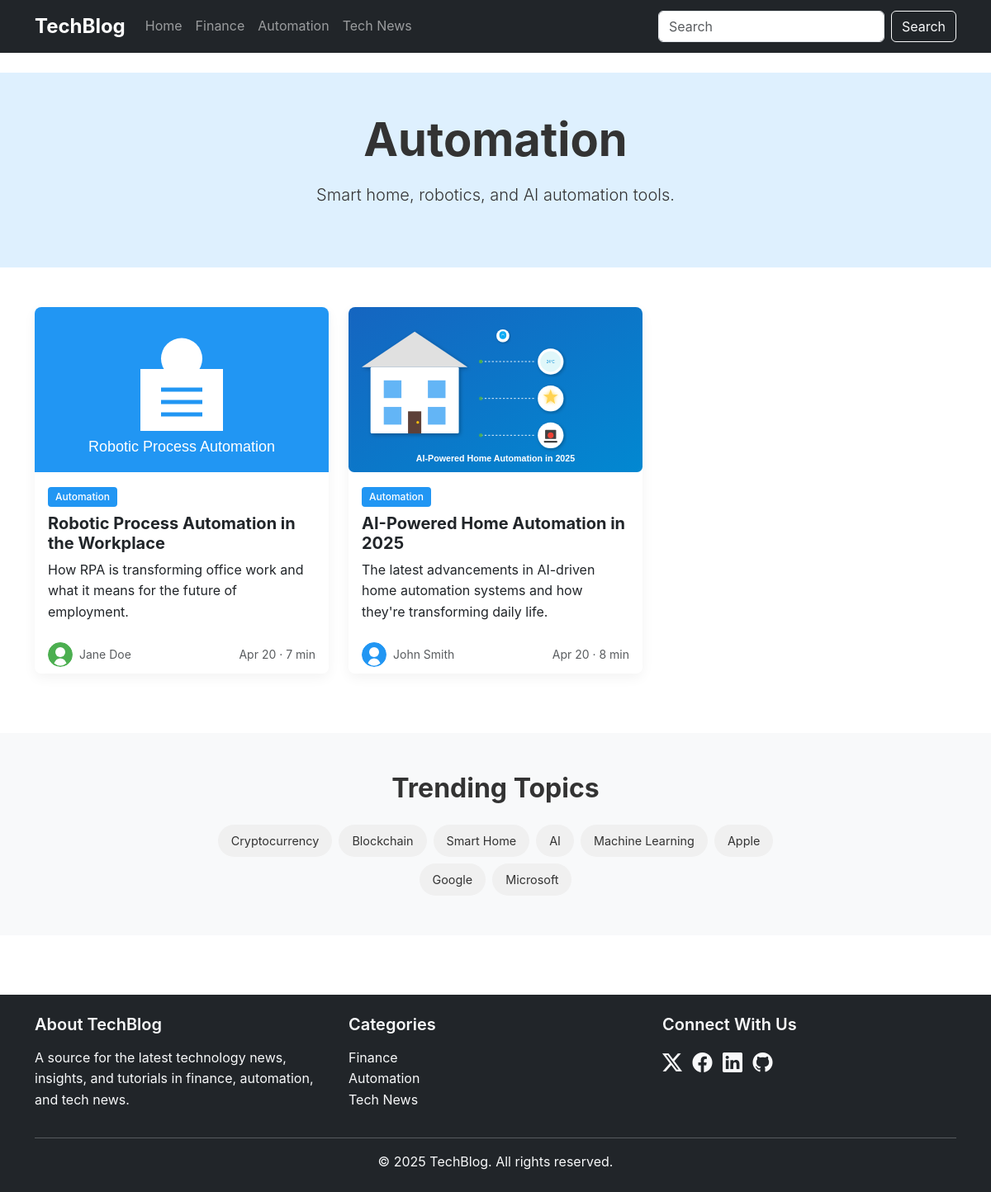
Page /category/automation on the earlier database version.
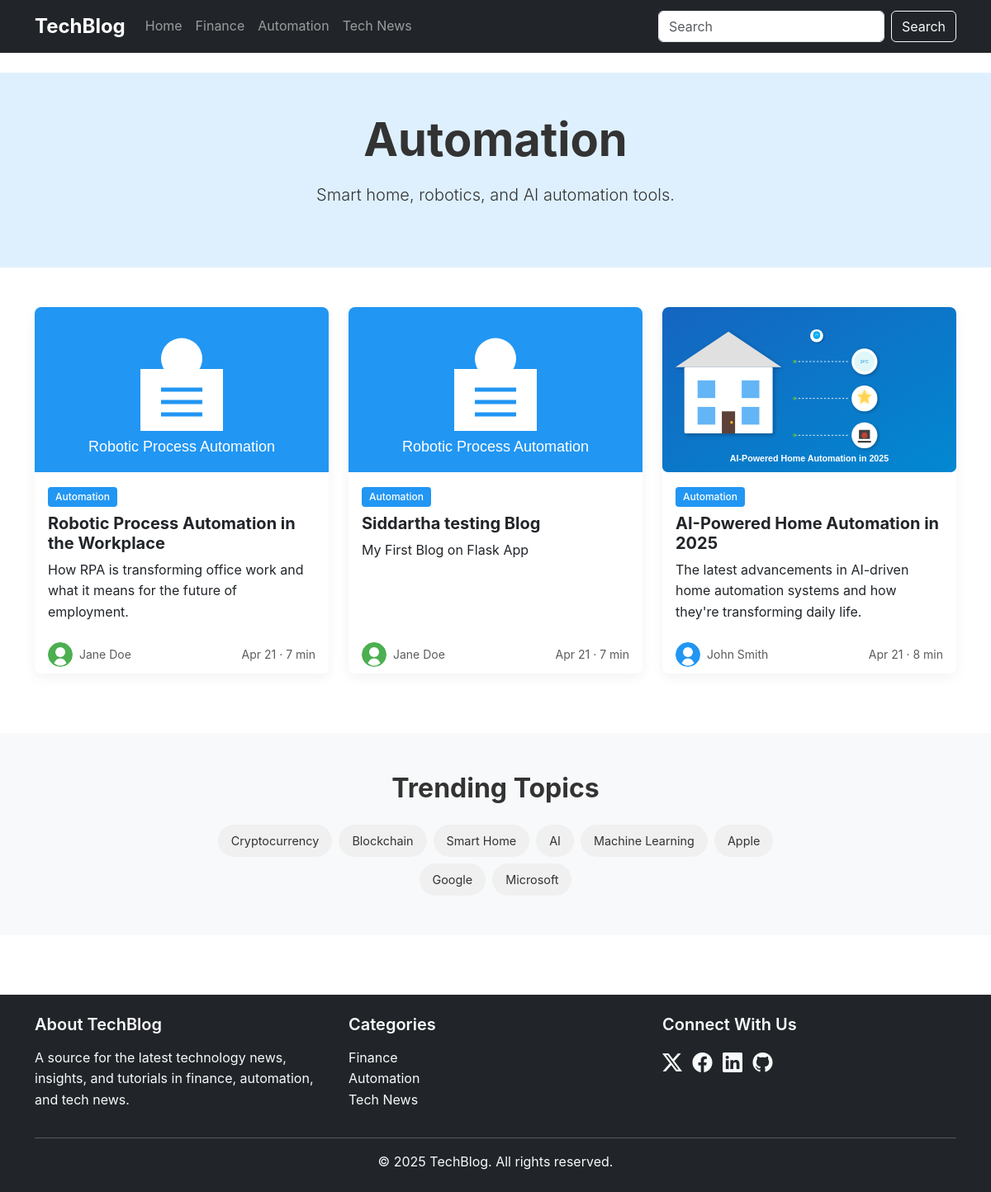
Same page on the later database version.
### app.py (models this page shows)
class Category(db.Model):
    id = db.Column(db.Integer, primary_key=True)
    name = db.Column(db.String(50), nullable=False)
    slug = db.Column(db.String(50), unique=True, nullable=False)
    description = db.Column(db.String(200))
    color = db.Column(db.String(20))
    posts = db.relationship('Post', backref='category', lazy=True)

class Post(db.Model):
    id = db.Column(db.Integer, primary_key=True)
    title = db.Column(db.String(200), nullable=False)
    slug = db.Column(db.String(200), unique=True, nullable=False)
    excerpt = db.Column(db.Text, nullable=False)
    content = db.Column(db.Text, nullable=False)
    publish_date = db.Column(db.DateTime, nullable=False, default=datetime.utcnow)
    read_time = db.Column(db.Integer, default=5)
    featured = db.Column(db.Boolean, default=False)
    featured_image = db.Column(db.String(200))
    category_id = db.Column(db.Integer, db.ForeignKey('category.id'), nullable=False)
    author_id = db.Column(db.Integer, db.ForeignKey('author.id'), nullable=False)
    topics = db.relationship('Topic', secondary='post_topics', backref=db.backref('posts', lazy='dynamic'))

class Author(db.Model):
    id = db.Column(db.Integer, primary_key=True)
    name = db.Column(db.String(100), nullable=False)
    email = db.Column(db.String(100), unique=True, nullable=False)
    bio = db.Column(db.Text)
    avatar = db.Column(db.String(200))
    posts = db.relationship('Post', backref='author', lazy=True)

class Topic(db.Model):
    id = db.Column(db.Integer, primary_key=True)
    name = db.Column(db.String(50), nullable=False)
    slug = db.Column(db.String(50), unique=True, nullable=False)

### app.py (the view)
@app.route('/category/<slug>')
def category(slug):
    category = Category.query.filter_by(slug=slug).first_or_404()
    posts = Post.query.filter_by(category_id=category.id).order_by(Post.publish_date.desc()).all()
    trending_topics = Topic.query.limit(8).all()
    return render_template('category.html',
                           category=category,
                           posts=posts,
                           trending_topics=trending_topics)

### app.py (called while the page is built)
@app.context_processor
def inject_now():
    return {'now': datetime.utcnow()}

@app.context_processor
def inject_categories():
    return {'categories': Category.query.all()}

### templates/category.html (shortened to what this page needs)
{% extends 'base.html' %}
{% block content %}
<section class="py-5" style="background-color: {{ category.color }}25;">
    <div class="container">
        <div class="row justify-content-center">
            <div class="col-md-8 text-center">
                <h1 class="display-4 fw-bold mb-3">{{ category.name }}</h1>
                <p class="lead mb-4">{{ category.description }}</p>
            </div>
        </div>
    </div>
</section>
<section class="py-5">
    <div class="container">
        <div class="row">
            {% for post in posts %}
            <div class="col-md-6 col-lg-4 mb-4">
                <div class="card post-card h-100">
                    <img src="{{ post.featured_image }}" class="card-img-top" alt="{{ post.title }}">
                    <div class="card-body">
                        <div class="mb-2">
                            <span class="badge" style="background-color: {{ category.color }}">{{ category.name }}</span>
                        </div>
                        <h5 class="card-title">{{ post.title }}</h5>
                        <p class="card-text">{{ post.excerpt | truncate(120) }}</p>
                    </div>
                    <div class="card-footer bg-white border-0">
                        <div class="d-flex justify-content-between align-items-center">
                            <div class="d-flex align-items-center">
                                <img src="{{ post.author.avatar }}" alt="{{ post.author.name }}" class="rounded-circle me-2" width="30" height="30">
                                <small class="text-muted">{{ post.author.name }}</small>
                            </div>
                            <small class="text-muted">{{ post.publish_date.strftime('%b %d') }} · {{ post.read_time }} min</small>
                        </div>
                    </div>
                </div>
            </div>
            {% endfor %}
        </div>
    </div>
</section>
<section class="py-5 bg-light">
    <div class="container">
        <h2 class="section-title text-center mb-4">Trending Topics</h2>
        <div class="row justify-content-center">
            <div class="col-md-8">
                <div class="topic-tags text-center">
                    {% for topic in trending_topics %}
                    <a href="{{ url_for('topic', slug=topic.slug) }}" class="topic-tag">{{ topic.name }}</a>
                    {% endfor %}
                </div>
            </div>
        </div>
    </div>
</section>
{% endblock %}

### templates/base.html (shortened to what this page needs)
<!DOCTYPE html>
<html lang="en">
<head>
    <link href="https://cdn.jsdelivr.net/npm/bootstrap@5.3.2/dist/css/bootstrap.min.css" rel="stylesheet">
    <link rel="stylesheet" href="https://cdn.jsdelivr.net/npm/bootstrap-icons@1.11.0/font/bootstrap-icons.css">
    <link rel="stylesheet" href="{{ url_for('static', filename='css/styles.css') }}">
</head>
<body>
    <header class="site-header">
        <nav class="navbar navbar-expand-lg navbar-dark bg-dark">
            <div class="container">
                <a class="navbar-brand" href="{{ url_for('home') }}">TechBlog</a>
                <div class="collapse navbar-collapse" id="navbarNav">
                    <ul class="navbar-nav me-auto">
                        <li class="nav-item">
                            <a class="nav-link" href="{{ url_for('home') }}">Home</a>
                        </li>
                        {% for cat in categories %}
                        <li class="nav-item">
                            <a class="nav-link" href="{{ url_for('category', slug=cat.slug) }}">{{ cat.name }}</a>
                        </li>
                        {% endfor %}
                    </ul>
                    <form class="d-flex" role="search">
                        <input class="form-control me-2" type="search" placeholder="Search">
                        <button class="btn btn-outline-light" type="submit">Search</button>
                    </form>
                </div>
            </div>
        </nav>
    </header>
    <main class="py-4">
        {% block content %}{% endblock %}
    </main>
    <footer class="bg-dark text-light py-4 mt-5">
        <div class="container">
            <div class="row">
                <div class="col-md-4">
                    <h5>About TechBlog</h5>
                    <p>A source for the latest technology news, insights, and tutorials in finance, automation, and tech news.</p>
                </div>
                <div class="col-md-4">
                    <h5>Categories</h5>
                    <ul class="list-unstyled">
                        {% for cat in categories %}
                        <li><a href="{{ url_for('category', slug=cat.slug) }}" class="text-light">{{ cat.name }}</a></li>
                        {% endfor %}
                    </ul>
                </div>
                <div class="col-md-4">
                    <h5>Connect With Us</h5>
                    <div class="social-icons">
                        <a href="#" class="text-light me-2"><i class="bi bi-twitter-x"></i></a>
                        <a href="#" class="text-light me-2"><i class="bi bi-facebook"></i></a>
                        <a href="#" class="text-light me-2"><i class="bi bi-linkedin"></i></a>
                        <a href="#" class="text-light"><i class="bi bi-github"></i></a>
                    </div>
                </div>
            </div>
            <hr>
            <p class="text-center mb-0">&copy; {{ now.year }} TechBlog. All rights reserved.</p>
        </div>
    </footer>
</body>
</html>

Differences in the rows shown:
now on this page (row edited): Post: featured_image (picture), {{ category.name }} "Automation", title "Robotic Process Automation in the Workplace", excerpt "How RPA is transforming office work and what it means for the future of employment.", author.avatar (picture), author.name "Jane Doe", publish_date "Apr 21", read_time "7"
changed Post: title "Robotic Process Automation in the Workplace" → "Siddartha testing Blog"; excerpt "How RPA is transforming office work and what it means for the future of employment." → "My First Blog on Flask App"; publish_date "Apr 20" → "Apr 21"
changed Post "AI-Powered Home Automation in 2025": publish_date "Apr 20" → "Apr 21"
